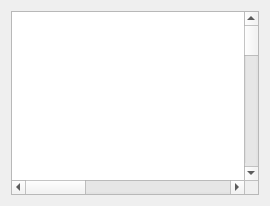
<?xml version="1.0" encoding="UTF-8"?>
<ui version="4.0">
 <class>Dialog</class>
 <widget class="QDialog" name="Dialog">
  <property name="geometry">
   <rect>
    <x>0</x>
    <y>0</y>
    <width>270</width>
    <height>206</height>
   </rect>
  </property>
  <property name="windowTitle">
   <string>Dialog</string>
  </property>
  <layout class="QVBoxLayout" name="verticalLayout">
   <item>
    <widget class="QGraphicsView" name="graphicsView">
     <property name="baseSize">
      <size>
       <width>900</width>
       <height>900</height>
      </size>
     </property>
     <property name="sceneRect">
      <rectf>
       <x>0.000000000000000</x>
       <y>0.000000000000000</y>
       <width>800.000000000000000</width>
       <height>800.000000000000000</height>
      </rectf>
     </property>
    </widget>
   </item>
  </layout>
 </widget>
 <layoutdefault spacing="6" margin="11"/>
 <resources/>
 <connections/>
</ui>
